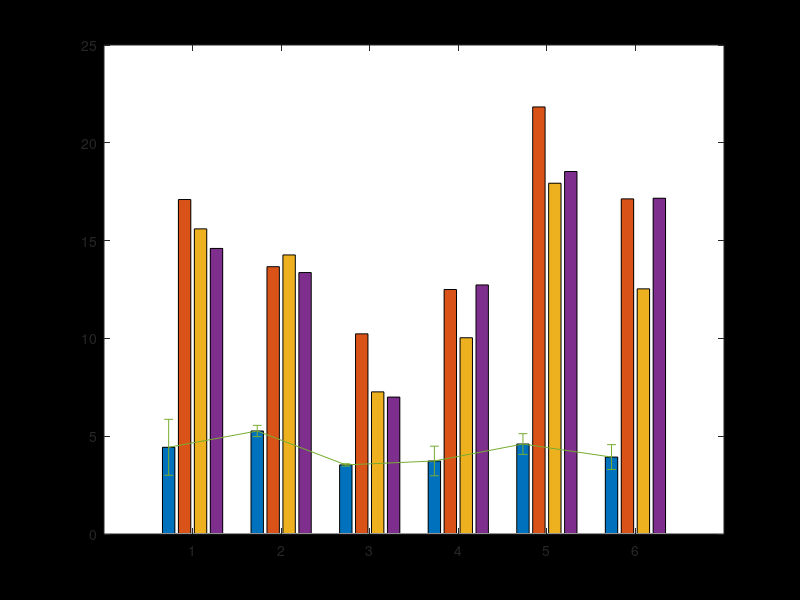

The MATLAB source for this figure: (Note: this script raises an error after producing the figure.)
%% Plot the Swap Time Test

clear;
clc;

% Enter the data:
% data = [participant, prototype, top, ehx, boss]
data = [1, 6.0, 23.0, 18.3, 17.3;
        1, 4.1, 15.0, 15.5, 14.6;
        1, 3.2, 13.3, 13.0, 11.9;
        2, 5.6, 16.0, 15.4, 16.0;
        2, 5.1, 13.6, 16.4, 11.5;
        2, 5.1, 11.4, 11.0, 12.6;
        3, 3.5, 10.7,  9.4,  7.3;
        3, 3.5, 11.3,  5.9,  8.2;
        3, 3.6,  8.7,  6.5,  5.5;
        4, 4.6, 15.2,  9.8, 15.8;
        4, 3.4, 10.8, 10.5, 12.2;
        4, 3.2, 11.5,  9.8, 10.2;
        5, 4.2, 24.0, 18.8, 19.6;
        5, 4.4, 18.2, 16.4, 19.2;
        5, 5.2, 23.3, 18.6, 16.8;
        6, 4.3, 17.6, 11.2, 18.6;
        6, 4.3, 18.4, 13.9, 16.5;
        6, 3.2, 15.4, 12.5, 16.4]
    
% Find the mean and standard deviation by participant
    
data_avg = mean(data(1:3,:))
data_std = std(data(1:3,:))

for i = 1:size(data,1)/3 -1
    participant_data = data(3*i+1:3*i+3,:)
    data_avg = [data_avg; mean(participant_data)]
    data_std = [data_std; std(participant_data)]
end

% plot these as a multiple bar graph
figure('Color',[0 0 0],'InvertHardcopy','off');
set(gcf,'units','normalized','outerposition',[0 0 1 1]);
%figure(1);clf;
barH = bar(data_avg(:,2:end));
ax = gca;


hold on
for i = 1:4
    errH = errorbar(data_avg(:,1) - 0.45 + (i*0.18), data_avg(:, 1+i), data_std(:, 1+i));
    %colormap = lines(i);
    %errH.Color = colormap(i,:);
    errH.LineStyle = 'none';
    errH.Color = [0 0 0];
end
hold off

set(gca, 'Color', [0 0 0]);

font.size = 36;
font.wt = 'bold'
font.color = 'w'
font.name = 'Helvetica'

ax.TitleFontSizeMultiplier = 2
ax.XColor = [1 1 1]
ax.YColor = [1 1 1]
ax.XAxis.FontSize = font.size
ax.YAxis.FontSize = font.size
ax.XAxisLocation = 'bottom'
ax.YAxisLocation = 'left'

H_leg = legend(barH, {'Hot Swapping Solution', 'Pedal: Top Mounted Jacks', 'Pedal: Wide Side Mounted Jacks', 'Pedal: Compact Size Mounted Jacks'}, ...
    'FontSize', 20, 'TextColor', font.color, 'FontWeight', font.wt, 'Location', 'north')
legend boxoff

xlabel('Participant', ...
    'FontSize', font.size, 'FontWeight', font.wt, 'Color', font.color, 'FontName', font.name)
ylabel('Average Time (s)', ...
    'FontSize', font.size, 'FontWeight', font.wt, 'Color', font.color, 'FontName', font.name)
title({'Comparison of Swap Time by Participant', 'for 4 Devices'}, ...
    'FontSize', font.size, 'FontWeight', font.wt, 'Color', font.color, 'FontName', font.name)

%% Find the average improvement for each participant

% average savings per pedal per participant
savings = (data_avg(:,3:end) - data_avg(:,2))./data_avg(:,3:end)

% now average these together weighted by the inverse of the standard
% deviation (so values with lower standard deviation will be counted more
% than values with higher standard deviation)
savings_std = std(savings)

weights = (1./(savings_std.^2)) .* (1./( sum(sum( 1./(savings_std.^2) )) ))
savings_weightedavg = sum(sum(savings .* weights))

savings_weightedavg_std = sum(sum((weights) .* (savings_std)))

%% Make the same plot as above but with white background

fig = gcf
fig.Color = [1 1 1]
set(gca, 'Color', [1 1 1]);

font.size = 18;
font.wt = 'bold';
font.color = 'k';
font.name = 'Helvetica';

ax.TitleFontSizeMultiplier = 2;
ax.XColor = [0 0 0];
ax.YColor = [0 0 0];
ax.XAxis.FontSize   = font.size;
ax.YAxis.FontSize   = font.size;
ax.XLabel.Color     = font.color;
ax.XLabel.FontSize  = font.size;
ax.YLabel.FontSize  = font.size;
ax.YLabel.Color     = font.color;
ax.Title.Color      = font.color;
ax.Title.FontSize   = font.size;

H_leg.FontSize     = font.size - 8;
H_leg.TextColor    = [0 0 0];
H_leg.FontWeight   = 'normal';

set(gcf,'units','normalized','outerposition',[0.55 -0.75 0.45 0.5]);

saveas(gcf, '../FinalReport/FinalImages/SwapTime_data.png')













